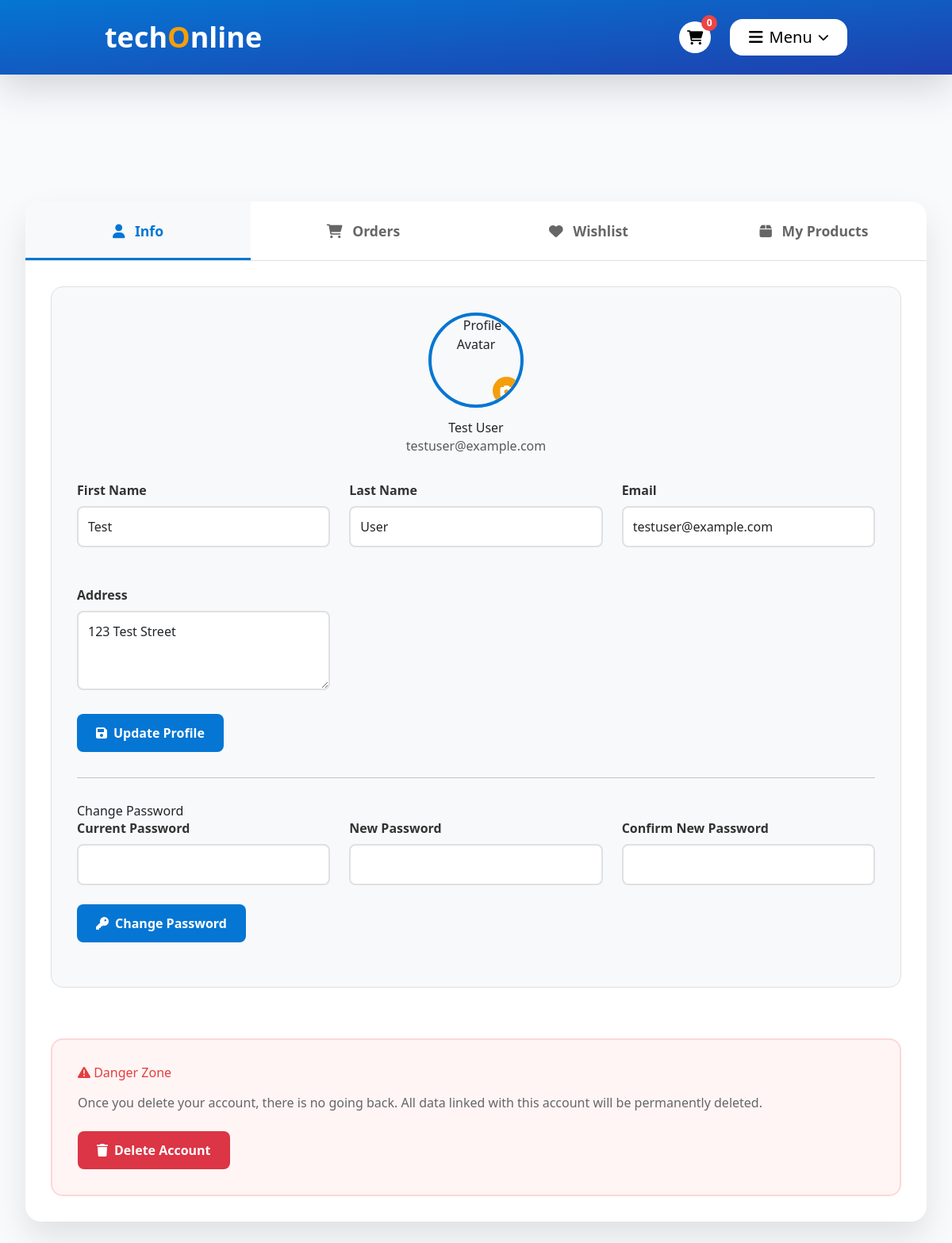
Page /profile (signed in) on the committed database.
### modules/Customer/customer.py (models this page shows)
class Customer(UserMixin, BaseModel, Base):
    __tablename__ = 'customers'
    first_name = Column(String(128), nullable=False)
    last_name = Column(String(128), nullable=False)
    email = Column(String(128), nullable=False, unique=True)
    password = Column(String(128), nullable=False)
    profile_avatar = Column(String(255), default="")  # Store file path or URL
    profile_avatar_filename = Column(String(255))  # Store original filename for management
    order_status = Column(Boolean, default=False)
    address = Column(String(128))
    products = relationship('Product',
                            backref='customer',
                            cascade='delete') #type: ignore
    reviews = relationship('Review', back_populates='customer', cascade='all, delete-orphan')
    @property
    def products(self):
        """Getter for list of all customer products"""
        product_list = []
        all_products = modules.storage.all(Product)
        for product in all_products.values():
            if product.customer_id == self.id:
                product_dict = product.to_dict()
                if product.product_image:
                    product_dict['product_image'] = product.product_image
                else:
                    product_dict['product_image'] = '/static/images/default-product.png'
                product_list.append(product_dict)
        return product_list

### app/blueprints/profile.py (the view)
@profile_bp.route('/customer_profile', methods=['GET'])
@profile_bp.route('/profile', methods=['GET'])
@login_required
def customer_profile():
    print(current_user)
    cart = None
    cart_item_count = 0
    for c in storage.all(Cart).values():
        if c.customer_id == current_user.id:
            cart = c
            break
    if cart:
        cart_item_count = cart.get_item_count()
    user_products = storage.all(Product).values()
    user_products = [p for p in user_products if p.customer_id == current_user.id]
    total_rating = 0
    total_reviews = 0
    for product in user_products:
        product_reviews = [r for r in storage.all(Review).values() if r.product_id == product.id]
        for review in product_reviews:
            total_rating += review.rate
            total_reviews += 1
    average_rating = round(total_rating / total_reviews, 1) if total_reviews > 0 else 0.0
    total_sales = 0
    for product in user_products:
        product_order_items = [oi for oi in storage.all(OrderItem).values() if oi.product_id == product.id]
        for order_item in product_order_items:
            total_sales += order_item.quantity
    return render_template('customer_profile.html',
                         user=current_user,
                         access_token=session.get('access_token'),
                         average_rating=average_rating,
                         total_sales=total_sales,
                         cart_item_count=cart_item_count)

### app/auth.py (called while the page is built)
@login_manager.user_loader
def load_user(user_id):
    return storage.get(Customer, user_id)

### modules/baseModel.py (called while the page is built)
    def __str__(self):
        instnace_dict = self.__dict__.copy()
        instnace_dict.pop('_sa_instance_state', None)
        return "[{}] ({}) {}".format(type(self).__name__, self.id, instnace_dict)

### modules/engine/DB_STORAGE.py (called while the page is built)
    def all(self, cls=None):
        if cls is None:
            obj = self.__session.query(Customer).all()
            obj.extend(self.__session.query(Review).all())
            obj.extend(self.__session.query(Category).all())
            obj.extend(self.__session.query(Order).all())
            obj.extend(self.__session.query(OrderItem).all())
            obj.extend(self.__session.query(Product).all())
            obj.extend(self.__session.query(Cart).all())
            obj.extend(self.__session.query(CartItem).all())
        else:
            if type(cls) == str:
                cls = eval(cls)
            obj = self.__session.query(cls)
        return {"{}.{}".format(type(val).__name__, val.id): val for val in obj}

    def get(self, cls, id):
        if type(cls) is str:
            cls = eval(cls)
        all_cls = modules.storage.all(cls)
        for value in all_cls.values():
            if value.id == id:
                return value
        return None

    def close(self):
        self.__session.close()

### app/templates/customer_profile.html (shortened to what this page needs)
<!DOCTYPE html>
<html lang="en">
<head>
    <script src="https://cdn.tailwindcss.com"></script>
    <link rel="stylesheet" href="{{ url_for('static', filename='css/bootstrap.min.css') }}">
    <link rel="stylesheet" href="{{ url_for('static', filename='css/main.css') }}">
    <link rel="stylesheet" href="https://cdnjs.cloudflare.com/ajax/libs/font-awesome/6.0.0/css/all.min.css">
</head>
<body>
    <header class="bg-gradient-to-br from-primary-blue to-secondary-blue text-white py-4 shadow-lg" style="display: block; overflow: visible;">
        <div class="max-w-6xl mx-auto px-8 flex justify-between items-center flex-wrap gap-4">
            <h1 class="text-4xl font-black m-0 cursor-pointer transition-transform duration-300 ease-in-out hover:scale-105">tech<span class="text-accent-orange">O</span>nline</h1>
            <div class="flex items-center gap-4 ml-auto">
                <div class="relative">
                    <a href="{{ url_for('cart.cart') }}" class="flex items-center justify-center w-10 h-10 bg-white bg-opacity-20 hover:bg-opacity-30 text-black rounded-full transition-all duration-300 ease-in-out hover:scale-105">
                        <i class="fas fa-shopping-cart text-lg"></i>
                    </a>
                    <span id="cartBadge" class="absolute -top-2 -right-2 bg-red-500 text-white text-xs font-bold rounded-full h-5 w-5 flex items-center justify-center min-w-[20px] px-1">{{cart_item_count}}</span>
                </div>
                <div class="relative z-[9999]">
                    <button id="headerDropdownBtn" class="flex items-center gap-2 bg-white bg-opacity-20 hover:bg-opacity-30 text-black px-4 py-2 rounded-2xl font-medium transition-all duration-300 ease-in-out">
                        <i class="fas fa-bars text-black"></i>
                        Menu
                        <i class="fas fa-chevron-down text-sm text-black"></i>
                    </button>
                </div>
            </div>
        </div>
    </header>
    <div class="main-container">
        <div class="profile-card">
            <div class="tab-navigation">
                <button class="tab-button active" onclick="switchTab('info')">
                    <i class="fas fa-user"></i> Info
                </button>
                <button class="tab-button" onclick="switchTab('orders')">
                    <i class="fas fa-shopping-cart"></i> Orders
                </button>
                <button class="tab-button" onclick="switchTab('wishlist')">
                    <i class="fas fa-heart"></i> Wishlist
                </button>
                <button class="tab-button" onclick="switchTab('products')">
                    <i class="fas fa-box"></i> My Products
                </button>
            </div>
            <div id="info-tab" class="tab-content active">
                <div class="info-section">
                    <div class="profile-info-card">
                        <div class="profile-avatar-section">
                            <div class="avatar-container" onclick="document.getElementById('avatar-input').click()">
                                <img id="profile-avatar" src="{{ user.profile_avatar or '/static/images/default-avatar.png' }}" alt="Profile Avatar">
                                <button class="avatar-upload">
                                    <i class="fas fa-camera"></i>
                                </button>
                            </div>
                            <h3>{{ user.first_name }} {{ user.last_name }}</h3>
                            <p class="text-muted">{{ user.email }}</p>
                        </div>
                        <form id="profile-form" onsubmit="updateProfile(event)">
                            <div class="form-grid">
                                <div class="form-group">
                                    <label for="first_name">First Name</label>
                                    <input type="text" id="first_name" name="first_name" value="{{ user.first_name }}" required>
                                </div>
                                <div class="form-group">
                                    <label for="last_name">Last Name</label>
                                    <input type="text" id="last_name" name="last_name" value="{{ user.last_name }}" required>
                                </div>
                                <div class="form-group">
                                    <label for="email">Email</label>
                                    <input type="email" id="email" name="email" value="{{ user.email }}" required>
                                </div>
                                <div class="form-group">
                                    <label for="address">Address</label>
                                    <textarea id="address" name="address" rows="3" placeholder="Enter your address">{{ user.address or '' }}</textarea>
                                </div>
                            </div>
                            <div class="form-group">
                                <button type="submit" class="btn btn-primary">
                                    <i class="fas fa-save"></i> Update Profile
                                </button>
                            </div>
                        </form>
                        <hr style="margin: 2rem 0;">
                        <form id="password-form" onsubmit="changePassword(event)">
                            <h4>Change Password</h4>
                            <div class="form-grid">
                                <div class="form-group">
                                    <label for="current_password">Current Password</label>
                                    <input type="password" id="current_password" name="current_password" required>
                                </div>
                                <div class="form-group">
                                    <label for="new_password">New Password</label>
                                    <input type="password" id="new_password" name="new_password" required minlength="6">
                                </div>
                                <div class="form-group">
                                    <label for="confirm_password">Confirm New Password</label>
                                    <input type="password" id="confirm_password" name="confirm_password" required minlength="6">
                                </div>
                            </div>
                            <div class="form-group">
                                <button type="submit" class="btn btn-primary">
                                    <i class="fas fa-key"></i> Change Password
                                </button>
                            </div>
                        </form>
                    </div>
                    <div class="danger-zone">
                        <h3><i class="fas fa-exclamation-triangle"></i> Danger Zone</h3>
                        <p>Once you delete your account, there is no going back. All data linked with this account will be permanently deleted.</p>
                        <button class="btn btn-danger" onclick="confirmDeleteAccount()">
                            <i class="fas fa-trash"></i> Delete Account
                        </button>
                    </div>
                </div>
            </div>
        </div>
    </div>
</body>
</html>

### app/static/css/main.css (style rules this page uses)
:root { --primary-blue: #0576d3; --secondary-blue: #1e40af; --accent-orange: #f59e0b; --success-green: #10b981; --error-red: #ef4444; --neutral-gray: #6b7280; --background: #f8fafc; --white: #ffffff; --black: #1f2937; --main-color: var(--primary-blue); --second-main-color: var(--black); --third-main-color: var(--white); --section-background: var(--background); }
* { padding: 0px; margin: 0px; list-style: none; transition: 0.5s; box-sizing: border-box; }
html { scroll-behavior: smooth; }
body { font-family: 'Segoe UI', Tahoma, Geneva, Verdana, sans-serif; background-color: var(--background); line-height: 1.6; }
header { display: flex; justify-content: space-between; position: relative; overflow: hidden; background-color: var(--primary-blue); color: var(--white); padding: 100px; }
header h1 { font-size: 50px; color: var(--white); margin-bottom: 20px; }
header button { font-size: 20px; padding: 15px 40px; cursor: pointer; background-color: var(--accent-orange); border: none; border-radius: 8px; transition: all 0.3s ease; }

### app/templates/customer_profile.html (style rules this page uses)
body { background: var(--background); font-family: 'Segoe UI', Tahoma, Geneva, Verdana, sans-serif; margin: 0; padding: 0; min-height: 100vh; }
.main-container { max-width: 1200px; margin: 10rem auto 0; padding: 0 2rem 2rem; position: relative; z-index: 1; }
.profile-card { background: var(--white); border-radius: 20px; box-shadow: 0 20px 40px rgba(0,0,0,0.1); overflow: hidden; margin-bottom: 2rem; }
.tab-navigation { display: flex; background: var(--white); border-bottom: 1px solid #e0e0e0; overflow-x: auto; }
.tab-button { flex: 1; padding: 1.5rem 2rem; background: none; border: none; font-size: 1.1rem; font-weight: 600; color: #666; cursor: pointer; transition: all 0.3s ease; position: relative; min-width: 150px; }
.tab-button.active { color: var(--primary-blue); background: #f8f9fa; }
.tab-button.active::after { content: ''; position: absolute; bottom: 0; left: 0; right: 0; height: 3px; background: var(--primary-blue); }
.tab-button i { margin-right: 0.5rem; }
.tab-content { display: none; padding: 2rem; animation: fadeIn 0.3s ease; }
.tab-content.active { display: block; }
.info-section { display: grid; gap: 2rem; }
.profile-info-card { background: #f8f9fa; border-radius: 15px; padding: 2rem; border: 1px solid #e0e0e0; }
.profile-avatar-section { text-align: center; margin-bottom: 2rem; }
.avatar-container { width: 120px; height: 120px; border-radius: 50%; overflow: hidden; border: 4px solid var(--primary-blue); margin: 0 auto 1rem; position: relative; cursor: pointer; transition: transform 0.3s ease; }
.avatar-container img { width: 100%; height: 100%; object-fit: cover; }
.avatar-upload { position: absolute; bottom: 0; right: 0; background: var(--accent-orange); color: var(--white); border: none; border-radius: 50%; width: 35px; height: 35px; display: flex; align-items: center; justify-content: center; cursor: pointer; transition: background 0.3s ease; }
.form-grid { display: grid; grid-template-columns: repeat(auto-fit, minmax(300px, 1fr)); gap: 1.5rem; }
.form-group { margin-bottom: 1.5rem; }
.form-group label { display: block; margin-bottom: 0.5rem; font-weight: 600; color: #333; }
.form-group input, .form-group textarea { width: 100%; padding: 0.75rem; border: 2px solid #e0e0e0; border-radius: 8px; font-size: 1rem; transition: border-color 0.3s ease; }
.btn { padding: 0.75rem 1.5rem; border: none; border-radius: 8px; font-size: 1rem; font-weight: 600; cursor: pointer; transition: all 0.3s ease; text-decoration: none; display: inline-flex; align-items: center; gap: 0.5rem; }
.btn-primary { background: var(--primary-blue); color: var(--white); }
.btn-danger { background: #dc3545; color: var(--white); }
.danger-zone { background: #fff5f5; border: 2px solid #fed7d7; border-radius: 15px; padding: 2rem; margin-top: 2rem; }
.danger-zone h3 { color: #e53e3e; margin-bottom: 1rem; }
.danger-zone p { color: #666; margin-bottom: 1.5rem; }

### rows in the picture
Customer: first_name "Test", last_name "User", email "testuser@example.com", address "123 Test Street"

### other values in the picture
{{ cart_item_count }} "0"
